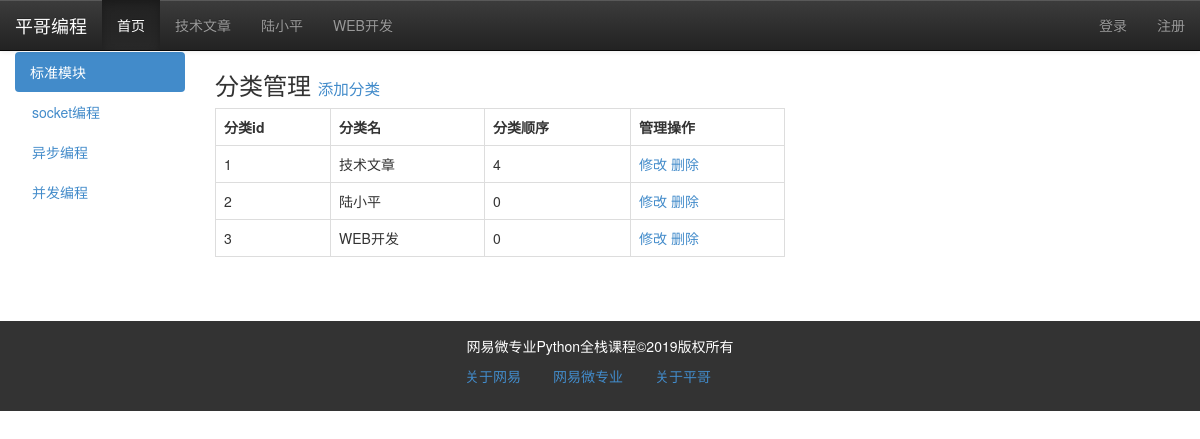
Page /article/cate_list on the committed database.
### models.py (models this page shows)
class Category(db.Model):
    cate_id = db.Column(db.Integer, primary_key=True)
    cate_name = db.Column(db.String, unique=True)
    cate_order = db.Column(db.Integer, default=0)
    articles = db.relationship("Article")

### views/articles.py (the view)
@article_app.route("/cate_list")
def cateList():
    cates = Category.query.order_by(Category.cate_order.desc()).all()
    return render_template("category/list.html", cates=cates )

### app.py (called while the page is built)
@app.context_processor
def account():
    username = session.get('user')
    return {"username":username}

@app.context_processor
def getCateList():
    cates = Category.query.all()
    return {"cates":cates}

### templates/category/list.html (shortened to what this page needs)
{% extends "base.html" %}
{% block content %}
		<div class="container-fluid">
			<div class="row">
				<div class="col-md-2 hidden-xs hidden-sm">
					<ul class="nav nav-pills  " id="left_menu">
						<li class="active"><a href="">标准模块</a></li>
						<li ><a href="#" data-toggle="dropdown">
										socket编程
								</a>
						</li>
						<li><a href="">异步编程</a></li>
						<li><a href="">并发编程</a></li>
					</ul>
				</div>
				<div class="col-md-6">
                    <h3>分类管理
                        <small>
                            <a href="{{ url_for("article_app.addCate") }}">
                                添加分类
                            </a>
                        </small>
                    </h3>
					<table class="table table-bordered ">
                        <tr>
                            <th>分类id</th>
                            <th>分类名</th>
                            <th>分类顺序</th>
                            <th>管理操作</th>
                        </tr>
                        {% for cate in cates %}
                        <tr>
                            <td>{{ cate.cate_id }}</td>
                            <td>{{ cate.cate_name }}</td>
                            <td>{{ cate.cate_order }}</td>
                            <td>
                                <a href="{{ url_for("article_app.editCate", cate_id=cate.cate_id) }}">修改</a>
                                <a href="{{ url_for("article_app.deleteCate", cate_id=cate.cate_id) }}">删除</a>
                            </td>
                        </tr>
                        {% endfor %}
                    </table>
				</div>
				</div>
			</div>
{% endblock %}

### templates/base.html (shortened to what this page needs)
<!DOCTYPE html>
<html lang="en">
{% block head %}
    <head>
        <link rel="stylesheet" type="text/css" href="{{ url_for("static", filename="css/bootstrap.css") }}"/>
	    <link rel="stylesheet" type="text/css" href="{{ url_for("static", filename="css/bootstrap-theme.css") }}"/>
	</head>
{%  endblock %}
<body>
{%  block nav %}
      <nav class="navbar navbar-default navbar-fixed-top navbar-inverse">
			<div class="navbar-header">
				<a href="" class="navbar-brand">平哥编程</a>
			</div>
			<div class="collapse navbar-collapse" id="navmenu">
				<ul class="nav navbar-nav" >
					<li class="active"><a href="{{ url_for("index") }}">首页</a></li>
					{% for cate in cates %}
                        <li><a href="{{ url_for("article_app.getArticleList",cate_id=cate.cate_id, page=1) }}">{{ cate.cate_name }}</a> </li>
                    {% endfor %}
                </ul>
                <ul class="nav navbar-nav pull-right">
                   {% if not username %}
                        <li><a href="{{ url_for("login") }}">登录</a></li>
                        <li><a href="{{ url_for("user_app.register") }}">注册</a></li>
                   {% else %}
                       <li><a href="#">{{ username }}</a></li>
                       <li><a href="{{ url_for("logout") }}">logout</a></li>
				    {% endif %}
                </ul>
			</div>
		</nav>
{% endblock %}
{% block content %}{%  endblock %}
{% block footer %}
          <footer>
			<div class="container-fluid">
				<div class="row">
					<div class="col-md-12">
						网易微专业Python全栈课程&copy;2019版权所有
					</div>
				</div>
			</div>
			<nav >
				<ul class="nav nav-pills   ">
					<li><a href="">关于网易</a></li>
					<li><a href="">网易微专业</a></li>
					<li><a href="">关于平哥</a></li>
				</ul>
			</nav>
		</footer>
{% endblock %}
</body>
</html>

### templates/base.html (style rules this page uses)
body { padding-top: 52px; }
#left_menu>li { width:100%; }
footer { padding: 15px; background: #333; text-align: center; color: #fff; }
footer nav { margin: auto; width: 300px; }

### rows in the picture
Category: cate_name "技术文章", cate_id "1", cate_order "4"
Category: cate_name "陆小平", cate_id "2", cate_order "0"
Category: cate_name "WEB开发", cate_id "3", cate_order "0"
